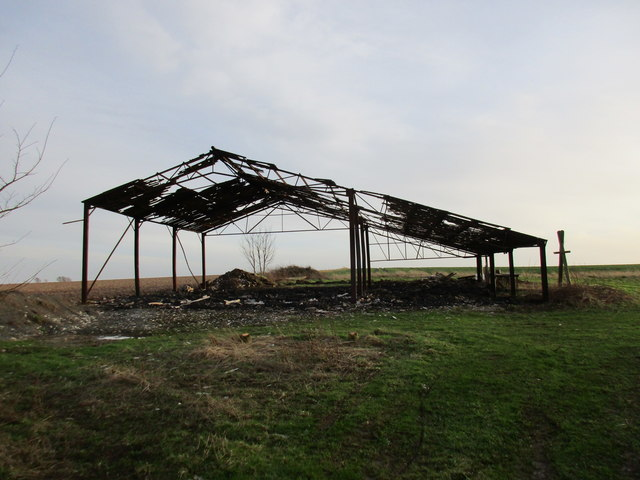
#> input picture examples/image/burntbarn.jpg, 640 x 480 px, given in place of burntbarn_5065_GT.png, which was not available
$ python mask_img.py
#> lines starting #> are read from the running program, lines starting #| are printed output that depends on the picture
import numpy as np
import cv2

# Global variables
drawing = False  # True if mouse is pressed
ix, iy = -1, -1

# Function to draw with a brush
def draw_circle(event, x, y, flags, param):
    global ix, iy, drawing

    brush_size = 50  # Adjust the size of the brush as needed

    if event == cv2.EVENT_LBUTTONDOWN:
        drawing = True
        ix, iy = x, y

    elif event == cv2.EVENT_MOUSEMOVE:
        if drawing:
            cv2.circle(mask, (x, y), brush_size, 1, -1)

    elif event == cv2.EVENT_LBUTTONUP:
        drawing = False
        cv2.circle(mask, (x, y), brush_size, 1, -1)

# Read the image
image = cv2.imread('./barn/source/burntbarn_5065_GT.png')
#> image is the input picture: shape (480, 640, 3); mean B, G, R 121.9, 129.4, 127.2
h, w = image.shape[:2]
#> h = 480; w = 640
mask = np.zeros((h, w), dtype=np.uint8)

cv2.namedWindow('image')
cv2.setMouseCallback('image', draw_circle)

while True:
    img_with_mask = cv2.bitwise_and(image, image, mask=mask)
#> img_with_mask: shape (480, 640, 3); every value is 0
    combined_display = np.hstack([image, img_with_mask])
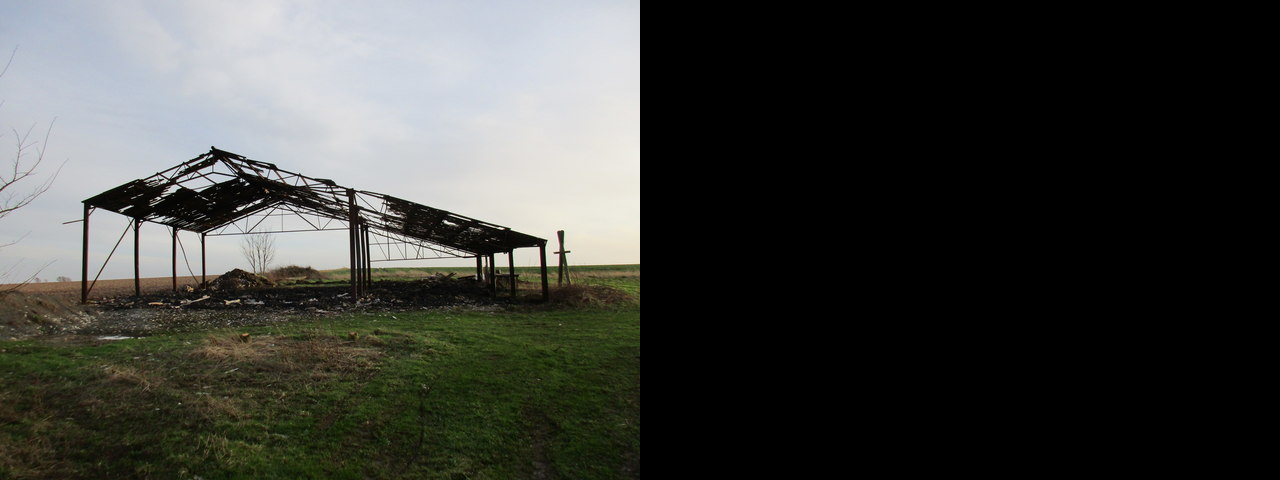
#> combined_display: shape (480, 1280, 3); mean B, G, R 61, 64.7, 63.6
    cv2.imshow('image', combined_display)

    k = cv2.waitKey(1) & 0xFF
#> (key Esc is pressed here)

    # 's' 키를 눌렀을 때 마스크를 저장
    if k == ord('s'):
        scaled_mask = (mask * 255).astype(np.uint8)
        cv2.imwrite('./examples/mask/mask.png', scaled_mask)
        print(f"mask saved")
    # 'ESC' 키를 눌렀을 때 루프 종료
    elif k == 27:
        break

cv2.destroyAllWindows()

$ run again, on examples/image/example_13.png
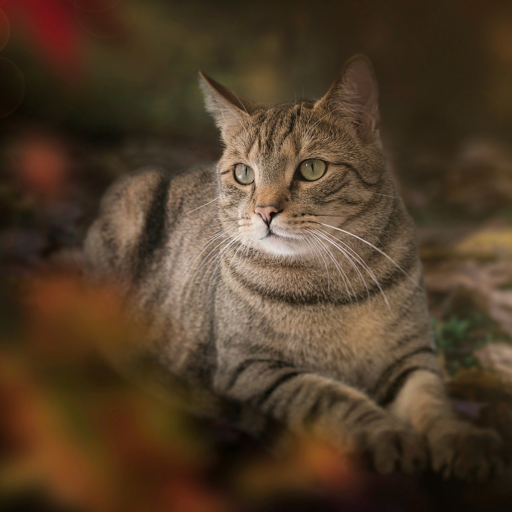
#> input picture examples/image/example_13.png, 512 x 512 px, given in place of burntbarn_5065_GT.png, which was not available
#> image is the input picture: shape (512, 512, 3); mean B, G, R 41.4, 61.3, 80.9
#> img_with_mask: shape (512, 512, 3); every value is 0
#> `combined_display = np.hstack([image, img_with_mask])`:
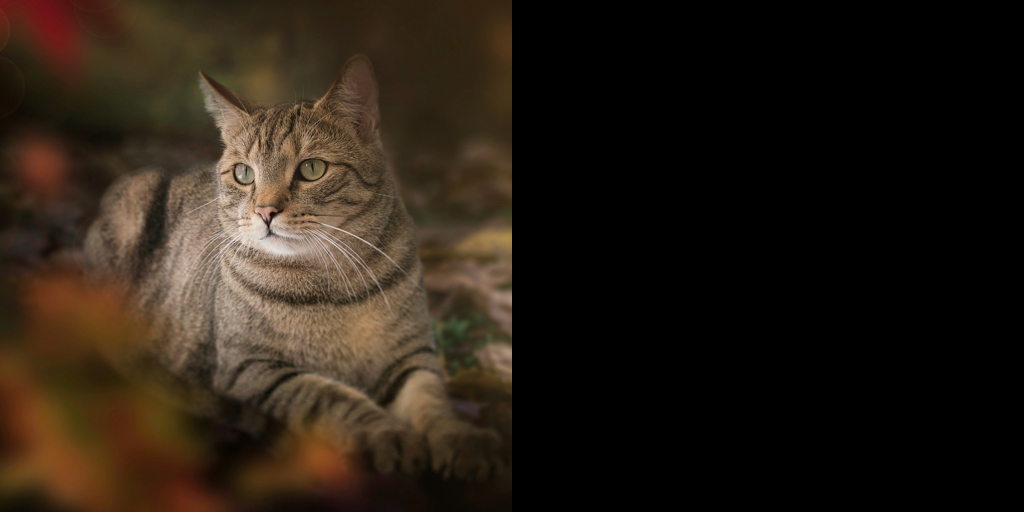
#> combined_display: shape (512, 1024, 3); mean B, G, R 20.7, 30.7, 40.4

$ run again, on examples/image/example_15.png
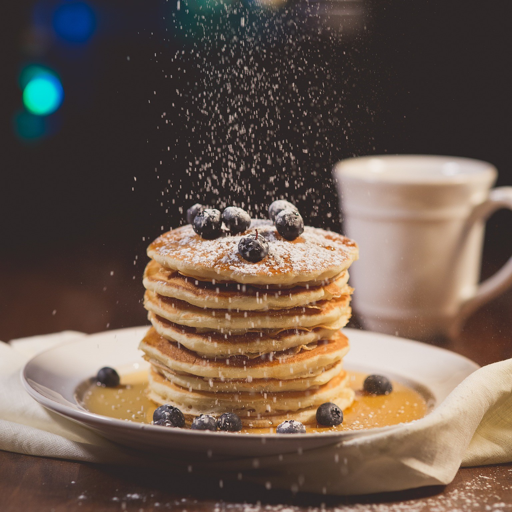
#> input picture examples/image/example_15.png, 512 x 512 px, given in place of burntbarn_5065_GT.png, which was not available
#> image is the input picture: shape (512, 512, 3); mean B, G, R 77.5, 88.7, 105.7
#> img_with_mask: shape (512, 512, 3); every value is 0
#> `combined_display = np.hstack([image, img_with_mask])`:
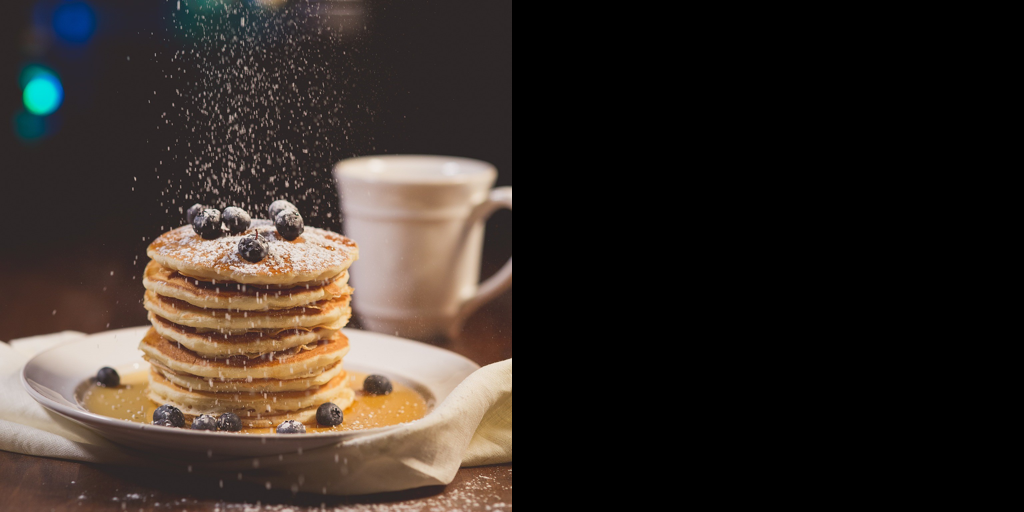
#> combined_display: shape (512, 1024, 3); mean B, G, R 38.7, 44.4, 52.8
